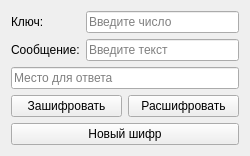
<?xml version="1.0" encoding="UTF-8"?>
<ui version="4.0">
 <class>Form</class>
 <widget class="QWidget" name="Form">
  <property name="geometry">
   <rect>
    <x>0</x>
    <y>0</y>
    <width>250</width>
    <height>155</height>
   </rect>
  </property>
  <property name="cursor">
   <cursorShape>ArrowCursor</cursorShape>
  </property>
  <property name="windowTitle">
   <string>Шифр Цезаря</string>
  </property>
  <layout class="QVBoxLayout" name="verticalLayout">
   <property name="sizeConstraint">
    <enum>QLayout::SetDefaultConstraint</enum>
   </property>
   <item>
    <layout class="QGridLayout" name="gridLayout">
     <item row="0" column="0">
      <widget class="QLabel" name="labelKey">
       <property name="text">
        <string>Ключ:</string>
       </property>
      </widget>
     </item>
     <item row="0" column="1">
      <widget class="QLineEdit" name="lineEditKey">
       <property name="toolTip">
        <string>Введите величину сдвига алфавита.
Это должно быть число от 0 до 32.</string>
       </property>
       <property name="statusTip">
        <string/>
       </property>
       <property name="whatsThis">
        <string/>
       </property>
       <property name="maxLength">
        <number>2</number>
       </property>
       <property name="placeholderText">
        <string>Введите число</string>
       </property>
      </widget>
     </item>
     <item row="1" column="0">
      <widget class="QLabel" name="labelMess">
       <property name="text">
        <string>Сообщение:</string>
       </property>
      </widget>
     </item>
     <item row="1" column="1">
      <widget class="QLineEdit" name="lineEditMess">
       <property name="toolTip">
        <string>Введите слово, состоящее из букв
русского алфавита без Ё</string>
       </property>
       <property name="maxLength">
        <number>99</number>
       </property>
       <property name="placeholderText">
        <string>Введите текст</string>
       </property>
      </widget>
     </item>
    </layout>
   </item>
   <item>
    <widget class="QLineEdit" name="lineAnswer">
     <property name="toolTip">
      <string>Поле итогового сообщения</string>
     </property>
     <property name="readOnly">
      <bool>true</bool>
     </property>
     <property name="placeholderText">
      <string>Место для ответа</string>
     </property>
    </widget>
   </item>
   <item>
    <layout class="QHBoxLayout" name="horizontalLayout">
     <item>
      <widget class="QPushButton" name="btnCrypt">
       <property name="text">
        <string>Зашифровать</string>
       </property>
      </widget>
     </item>
     <item>
      <widget class="QPushButton" name="btnDecrypt">
       <property name="text">
        <string>Расшифровать</string>
       </property>
      </widget>
     </item>
    </layout>
   </item>
   <item>
    <widget class="QPushButton" name="btnNewCrypt">
     <property name="text">
      <string>Новый шифр</string>
     </property>
    </widget>
   </item>
  </layout>
 </widget>
 <resources/>
 <connections/>
</ui>
